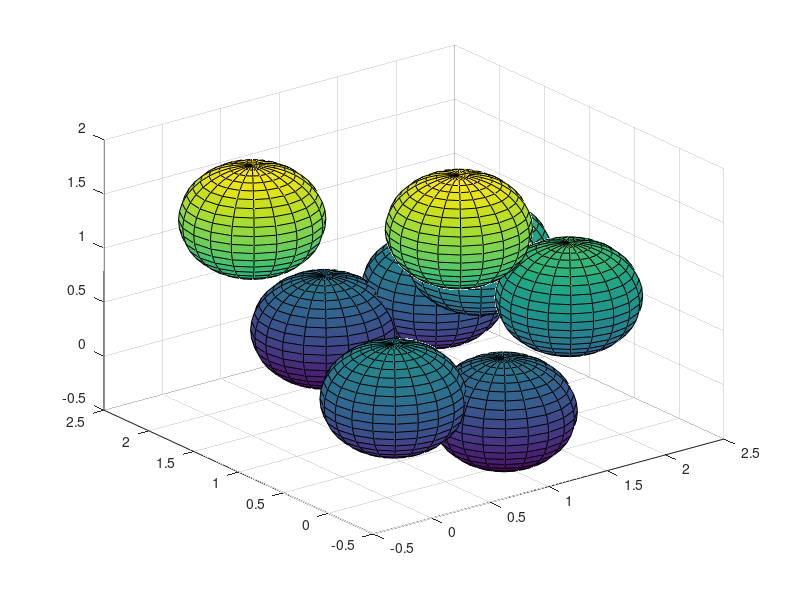

Recreate this plot in MATLAB.
clear
clc
load('A.mat')
A =[A;A+repmat([0 0 1],size(A,1),1)];
A =[A;A+repmat([0 1 0],size(A,1),1)];
A =[A;A+repmat([1 0 0],size(A,1),1)];
A = unique(A,'rows');
B= A+0.25;
for i =size(B,1):-1:1
    if max(B(i,:))>2
        B(i,:)=[];
    end
end
NUMBER_BIS = 8;
MIN_DISTANCE = 0.5;
crosslink =[];
for j = 1:2:NUMBER_BIS
    newcross = A(randi(size(A,1)),:);
    k = 1;
    while k <= size(crosslink,1)
       if norm(newcross-crosslink(k,:))<MIN_DISTANCE
          newcross = A(randi(size(A,1)),:);
          k = 1;
          continue;
       end
       k = k+1;
    end
    crosslink(j,:) = newcross;
    newcross = B(randi(size(B,1)),:);
    k = 1;
    while k <= size(crosslink,1)
       if norm(newcross-crosslink(k,:))<MIN_DISTANCE
          newcross = B(randi(size(B,1)),:);
          k = 1;
          continue;
       end
       k = k+1;
    end
    crosslink(j+1,:) = newcross;
end

crosslink

[x,y,z] = sphere;
for l = 1:length(crosslink)
    surf(MIN_DISTANCE*x+crosslink(l,1),MIN_DISTANCE*y+crosslink(l,2),MIN_DISTANCE*z+crosslink(l,3));
    hold on
end
